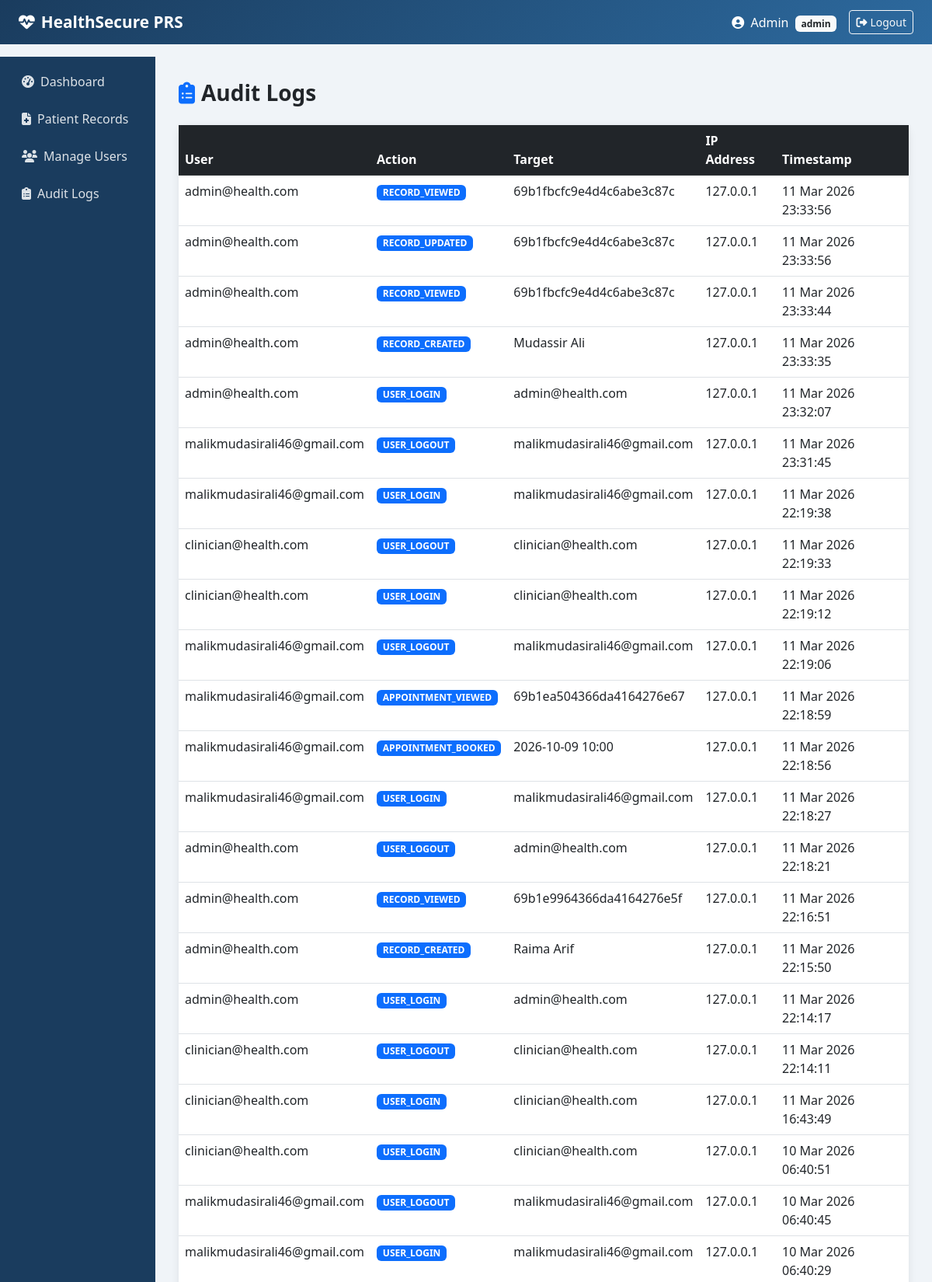
The page /admin/audit-logs (signed in, upper part) on the database its author committed.
### models.py (models this page shows, shortened)
class User(UserMixin, db.Model):
    __tablename__ = 'users'
    id = db.Column(db.Integer, primary_key=True)
    full_name = db.Column(db.String(100), nullable=False)
    email = db.Column(db.String(120), unique=True, nullable=False)
    password_hash = db.Column(db.String(255), nullable=False)
    role = db.Column(db.String(20), nullable=False, default='patient')
    is_active = db.Column(db.Boolean, default=True)
    created_at = db.Column(db.DateTime, default=datetime.utcnow)
    last_login = db.Column(db.DateTime, nullable=True)

class AuditLog(db.Model):
    __tablename__ = 'audit_logs'
    id = db.Column(db.Integer, primary_key=True)
    user_id = db.Column(db.Integer, db.ForeignKey('users.id'), nullable=True)
    action = db.Column(db.String(255), nullable=False)
    target = db.Column(db.String(255), nullable=True)
    ip_address = db.Column(db.String(45), nullable=True)
    timestamp = db.Column(db.DateTime, default=datetime.utcnow)

### routes/admin.py (the view)
@admin_bp.route('/audit-logs')
@login_required
@admin_required
def audit_logs():
    logs = AuditLog.query.order_by(AuditLog.timestamp.desc()).all()
    user_map = {}
    for log in logs:
        if log.user_id and log.user_id not in user_map:
            user = User.query.get(log.user_id)
            user_map[log.user_id] = user.email if user else 'Unknown'
    return render_template('admin/audit_logs.html', logs=logs, user_map=user_map)

### extensions.py (called while the page is built)
@login_manager.user_loader
def load_user(user_id):
    from models import User
    return User.query.get(int(user_id))

### routes/admin.py (called while the page is built)
def admin_required(f):
    from functools import wraps
    @wraps(f)
    def decorated(*args, **kwargs):
        if current_user.role != 'admin':
            flash('Admin access required.', 'danger')
            return redirect(url_for('auth.dashboard'))
        return f(*args, **kwargs)
    return decorated

### templates/admin/audit_logs.html (shortened to what this page needs)
{% extends 'shared/base.html' %}
{% block content %}
<h3 class="fw-bold mb-4">
    <i class="fas fa-clipboard-list me-2 text-primary"></i>Audit Logs
</h3>
<div class="card">
    <div class="table-responsive">
        <table class="table table-hover mb-0">
            <thead class="table-dark">
                <tr>
                    <th>User</th>
                    <th>Action</th>
                    <th>Target</th>
                    <th>IP Address</th>
                    <th>Timestamp</th>
                </tr>
            </thead>
            <tbody>
                {% for log in logs %}
                <tr>
                    <td>{{ user_map.get(log.user_id, 'System') }}</td>
                    <td><span class="badge bg-primary">{{ log.action }}</span></td>
                    <td>{{ log.target or '—' }}</td>
                    <td>{{ log.ip_address or '—' }}</td>
                    <td>{{ log.timestamp.strftime('%d %b %Y %H:%M:%S') }}</td>
                </tr>
                {% endfor %}
            </tbody>
        </table>
    </div>
</div>
{% endblock %}

### templates/shared/base.html (shortened to what this page needs)
<!DOCTYPE html>
<html lang="en">
<head>
    <link href="https://cdn.jsdelivr.net/npm/bootstrap@5.3.0/dist/css/bootstrap.min.css" rel="stylesheet">
    <link href="https://cdnjs.cloudflare.com/ajax/libs/font-awesome/6.4.0/css/all.min.css" rel="stylesheet">
</head>
<body>
<nav class="navbar navbar-expand-lg">
    <div class="container-fluid px-4">
        <a class="navbar-brand" href="#">
            <i class="fas fa-heartbeat me-2"></i>HealthSecure PRS
        </a>
        {% if current_user.is_authenticated %}
        <div class="ms-auto d-flex align-items-center">
            <span class="text-white me-3">
                <i class="fas fa-user-circle me-1"></i>
                {{ current_user.full_name }}
                <span class="badge bg-light text-dark ms-1">{{ current_user.role }}</span>
            </span>
            <a href="{{ url_for('auth.logout') }}" class="btn btn-outline-light btn-sm"><i class="fas fa-sign-out-alt me-1"></i>Logout</a>
        </div>
        {% endif %}
    </div>
</nav>
{% if current_user.is_authenticated %}
<div class="container-fluid">
    <div class="row">
        <div class="col-md-2 p-0 sidebar">
            <nav class="nav flex-column mt-2">
                {% if current_user.role == 'admin' %}
                    <a class="nav-link" href="{{ url_for('admin.dashboard') }}"><i class="fas fa-tachometer-alt me-2"></i>Dashboard</a>
                    <a class="nav-link" href="{{ url_for('records.list_records') }}"><i class="fas fa-file-medical me-2"></i>Patient Records</a>
                    <a class="nav-link" href="{{ url_for('admin.manage_users') }}"><i class="fas fa-users me-2"></i>Manage Users</a>
                    <a class="nav-link" href="{{ url_for('admin.audit_logs') }}"><i class="fas fa-clipboard-list me-2"></i>Audit Logs</a>
                {% endif %}
            </nav>
        </div>
        <div class="col-md-10 main-content">
            {% block content %}{% endblock %}
        </div>
    </div>
</div>
{% endif %}
</body>
</html>

### templates/shared/base.html (style rules this page uses)
body { background-color: #f0f4f8; font-family: 'Segoe UI', sans-serif; }
.navbar { background: linear-gradient(135deg, #1a3c5e, #2d6a9f); }
.navbar-brand { font-weight: 700; font-size: 1.3rem; color: white !important; }
.nav-link { color: rgba(255,255,255,0.85) !important; }
.card { border: none; border-radius: 12px; box-shadow: 0 2px 12px rgba(0,0,0,0.08); }
.sidebar { background: #1a3c5e; min-height: calc(100vh - 56px); padding-top: 20px; }
.sidebar .nav-link { color: rgba(255,255,255,0.75); padding: 10px 20px; border-radius: 8px; margin: 2px 8px; }
.main-content { padding: 30px; }

### rows shown on the page
User: full_name "Admin", role "admin", get "admin@health.com"
AuditLog: action "RECORD_VIEWED", target "69b1fbcfc9e4d4c6abe3c87c", ip_address "127.0.0.1", timestamp "11 Mar 2026 23:33:56"
AuditLog: action "RECORD_UPDATED", target "69b1fbcfc9e4d4c6abe3c87c", ip_address "127.0.0.1", timestamp "11 Mar 2026 23:33:56"
AuditLog: action "RECORD_VIEWED", target "69b1fbcfc9e4d4c6abe3c87c", ip_address "127.0.0.1", timestamp "11 Mar 2026 23:33:44"
AuditLog: action "RECORD_CREATED", target "Mudassir Ali", ip_address "127.0.0.1", timestamp "11 Mar 2026 23:33:35"
AuditLog: action "USER_LOGIN", target "admin@health.com", ip_address "127.0.0.1", timestamp "11 Mar 2026 23:32:07"
AuditLog: action "USER_LOGOUT", target "malikmudasirali46@gmail.com", ip_address "127.0.0.1", timestamp "11 Mar 2026 23:31:45"
User: get "malikmudasirali46@gmail.com"
AuditLog: action "USER_LOGIN", target "malikmudasirali46@gmail.com", ip_address "127.0.0.1", timestamp "11 Mar 2026 22:19:38"
AuditLog: action "USER_LOGOUT", target "clinician@health.com", ip_address "127.0.0.1", timestamp "11 Mar 2026 22:19:33"
User: get "clinician@health.com"
AuditLog: action "USER_LOGIN", target "clinician@health.com", ip_address "127.0.0.1", timestamp "11 Mar 2026 22:19:12"
AuditLog: action "USER_LOGOUT", target "malikmudasirali46@gmail.com", ip_address "127.0.0.1", timestamp "11 Mar 2026 22:19:06"
AuditLog: action "APPOINTMENT_VIEWED", target "69b1ea504366da4164276e67", ip_address "127.0.0.1", timestamp "11 Mar 2026 22:18:59"
AuditLog: action "APPOINTMENT_BOOKED", target "2026-10-09 10:00", ip_address "127.0.0.1", timestamp "11 Mar 2026 22:18:56"
AuditLog: action "USER_LOGIN", target "malikmudasirali46@gmail.com", ip_address "127.0.0.1", timestamp "11 Mar 2026 22:18:27"
AuditLog: action "USER_LOGOUT", target "admin@health.com", ip_address "127.0.0.1", timestamp "11 Mar 2026 22:18:21"
AuditLog: action "RECORD_VIEWED", target "69b1e9964366da4164276e5f", ip_address "127.0.0.1", timestamp "11 Mar 2026 22:16:51"
AuditLog: action "RECORD_CREATED", target "Raima Arif", ip_address "127.0.0.1", timestamp "11 Mar 2026 22:15:50"
AuditLog: action "USER_LOGIN", target "admin@health.com", ip_address "127.0.0.1", timestamp "11 Mar 2026 22:14:17"
AuditLog: action "USER_LOGOUT", target "clinician@health.com", ip_address "127.0.0.1", timestamp "11 Mar 2026 22:14:11"
AuditLog: action "USER_LOGIN", target "clinician@health.com", ip_address "127.0.0.1", timestamp "11 Mar 2026 16:43:49"
AuditLog: action "USER_LOGIN", target "clinician@health.com", ip_address "127.0.0.1", timestamp "10 Mar 2026 06:40:51"
AuditLog: action "USER_LOGOUT", target "malikmudasirali46@gmail.com", ip_address "127.0.0.1", timestamp "10 Mar 2026 06:40:45"
AuditLog: action "USER_LOGIN", target "malikmudasirali46@gmail.com", ip_address "127.0.0.1", timestamp "10 Mar 2026 06:40:29"
